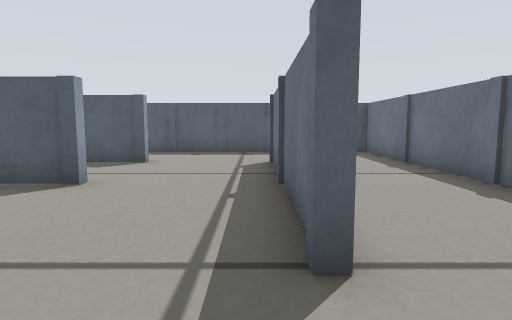
view 1 (above)

18 first-person views from a walk through a robot-simulator world made for Gazebo. The camera is 0.22 m above the floor, tilts 6° down and sees 75° across. The floor is counted in squares, 0.2 m on a side. Each view is taken from the middle of a square. On the plan, view 1 faces up. The plan holds only what a view shows up to about 13 squares ahead; the rest is blank. The place goes on beyond the plan.

view 2
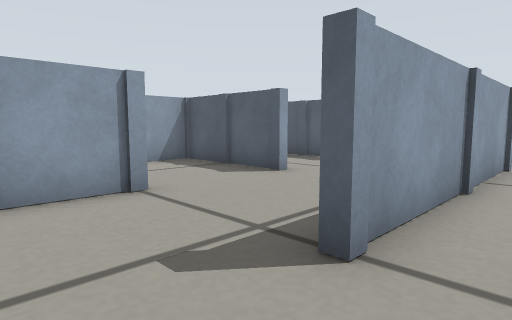

view 3
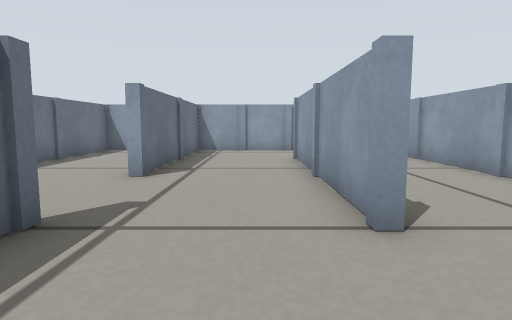

view 4
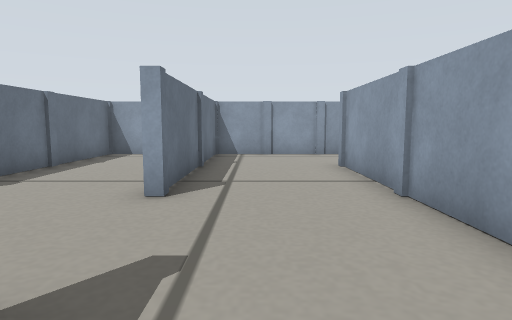

view 5
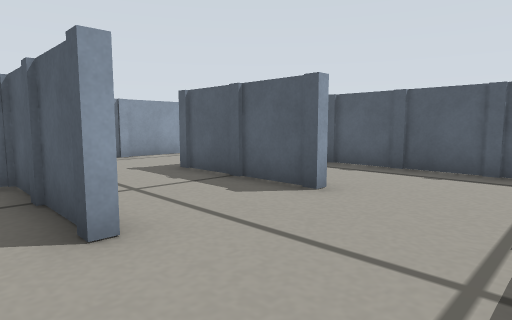

view 6
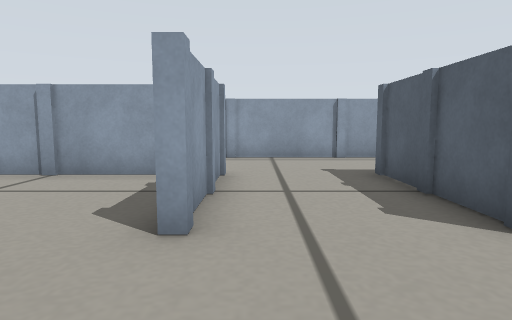

view 7
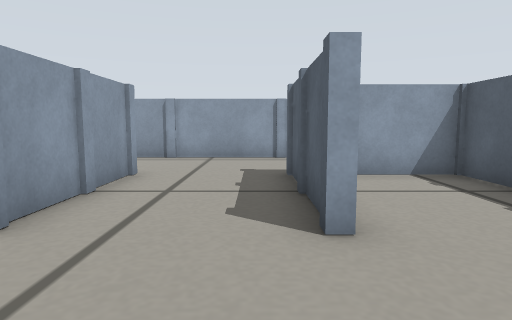

view 8
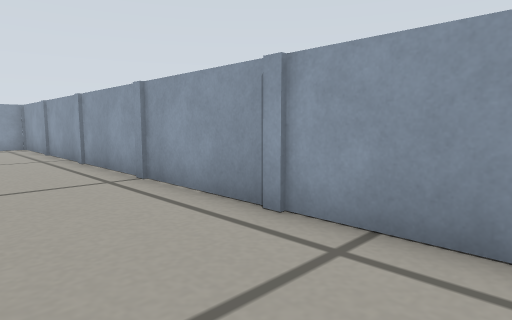

view 9
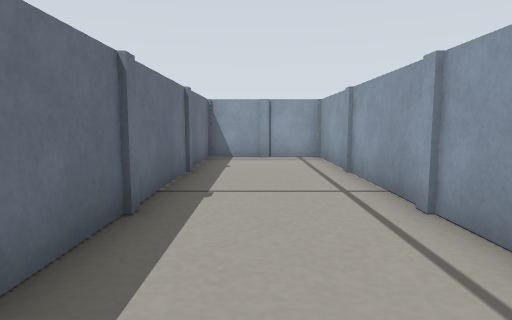

view 10
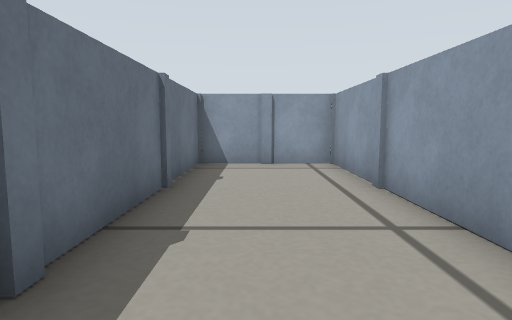

view 11
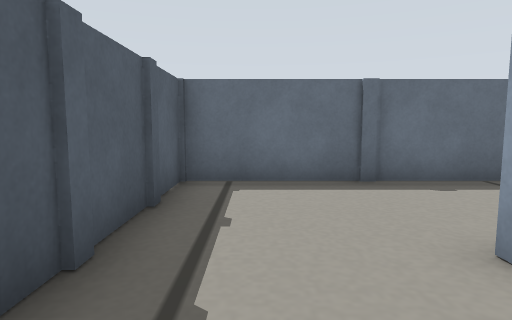

view 12
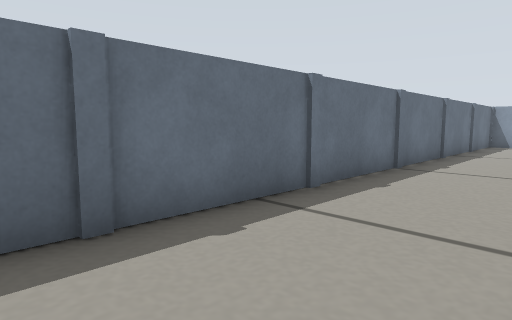

view 13
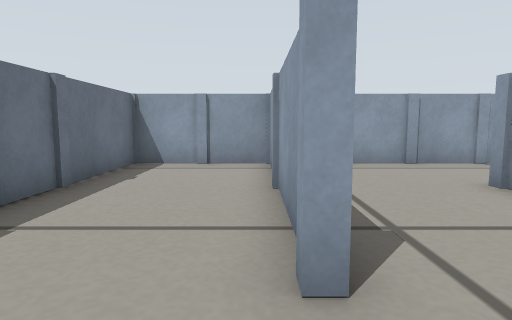

view 14
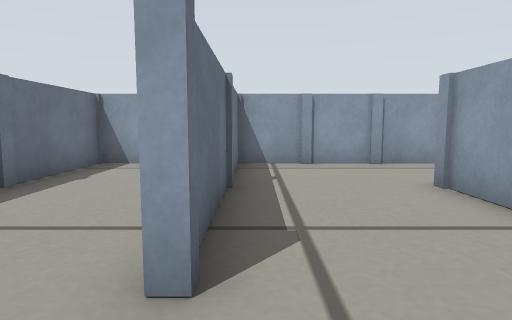

view 15
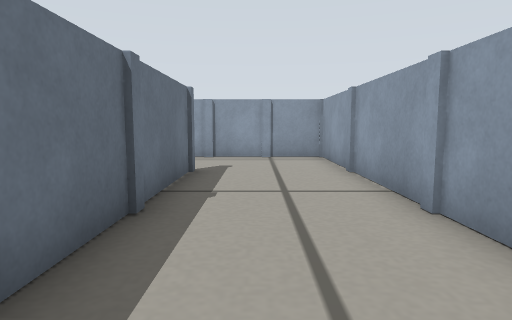

view 16
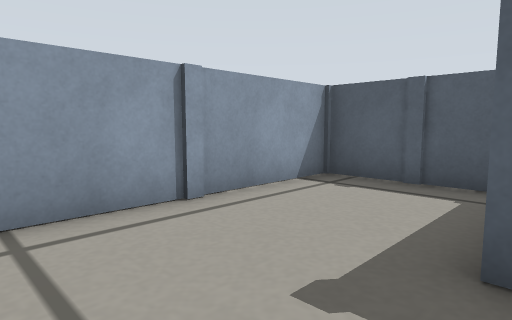

view 17
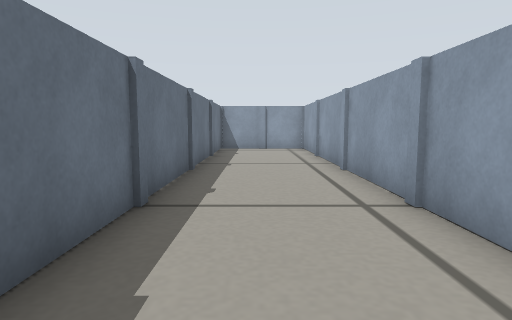

view 18
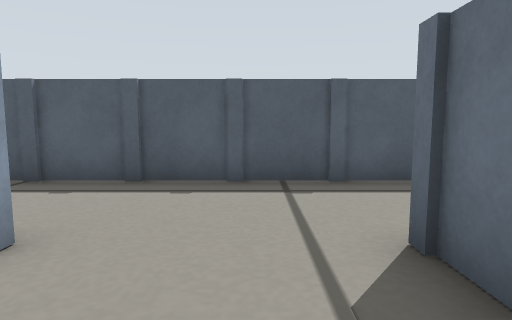

### Floor plan
Points are (right, up) in squares from view 1. A wall is a line through its corners. A room is listed if a view was taken in it or the views show most of it. See-through windows are left out.
Room 1 (views 1, 2, 3, 4, 5, 6, 7, 8, 9, 10, 11, 12, 13, 14, 15, 16, 17, 18)
walls: (-3.3, 2.4) (-3.3, -4.5); (0.5, 2.6) (0.5, 5.4); (-3.5, 6.1) (-4.5, 6.1); (-4.5, 6.2) (-3.6, 6.2); (-5.5, 6.1) (-6.5, 6.1); (0.5, 7.9) (0.5, 9.5); (-6.5, 6.2) (-5.6, 6.2); (0.6, -2) (0.6, -4.5); (-7.3, 5.5) (-7.3, -8.5) (0.5, -8.5) (0.5, -1.5); (-3.5, 9.8) (-6.5, 9.8); (0.6, 9.5) (0.6, 2.8); (-3.4, -4.5) (-3.4, 1.1); (0.6, -7) (0.6, -8.5) (2.4, -8.5); (2.5, 13.5) (-7.3, 13.5) (-7.3, 11.1); (-8.1, 13.5) (-10.5, 13.5); (4.4, -8.2) (4.4, 13.4); (-11.2, 13.4) (-11.2, -8.4); (-10.5, -8.5) (-7.4, -8.5) (-7.4, 5)
objects: blue post (-11, -5); blue post (-11, -1); blue post (-11, 3); blue post (-11, 6); blue post (-11, 10); blue post (-9, -9); blue post (-9, 14); blue post (-7, -5); blue post (-7, -1); blue post (-7, 3); blue post (-7, 6); blue post (-7, 10); blue post (-5, -9); blue post (-5, 6); blue post (-5, 10); blue post (-5, 14); blue post (-3, -9); blue post (-3, -5); blue post (-3, -1); blue post (-3, 3); blue post (-3, 6); blue post (-3, 10); blue post (-3, 14); blue post (-1, -9); blue post (-1, 14); blue post (1, -5); blue post (1, -1); blue post (1, 2); blue post (1, 6); blue post (1, 10); blue post (1, 14); blue post (3, -9); blue post (3, 14); blue post (4, -9) to (5, -9); blue post (4, 14) to (5, 14); blue post (5, -5); blue post (5, -1); blue post (5, 3); blue post (5, 6); blue post (5, 10)

Positions as (right, up) in squares from view 1, and headings:
1: (0, 0), facing up
2: (2, 0), facing up-left
3: (-2, 6), facing down
4: (-1, 4), facing down
5: (0, 5), facing up-left
6: (0, 7), facing left
7: (0, 9), facing left
8: (-8, 9), facing down-left
9: (-9, 3), facing down
10: (-9, 1), facing down
11: (-2, 12), facing right
12: (1, 11), facing down-right
13: (1, 1), facing down
14: (0, 1), facing down
15: (-5, 3), facing down
16: (-7, 7), facing up-left
17: (-9, 7), facing down
18: (-1, 7), facing up
